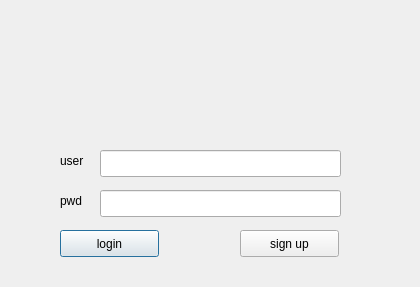
<?xml version="1.0" encoding="UTF-8"?>
<ui version="4.0">
 <class>login_window</class>
 <widget class="QDialog" name="login_window">
  <property name="geometry">
   <rect>
    <x>0</x>
    <y>0</y>
    <width>420</width>
    <height>287</height>
   </rect>
  </property>
  <property name="windowTitle">
   <string>MarketMaster</string>
  </property>
  <property name="windowIcon">
   <iconset resource="logo.qrc">
    <normaloff>:/logo/logo</normaloff>:/logo/logo</iconset>
  </property>
  <widget class="QLineEdit" name="lineEdit">
   <property name="geometry">
    <rect>
     <x>100</x>
     <y>150</y>
     <width>241</width>
     <height>27</height>
    </rect>
   </property>
   <property name="text">
    <string/>
   </property>
  </widget>
  <widget class="QPushButton" name="pushButton">
   <property name="geometry">
    <rect>
     <x>60</x>
     <y>230</y>
     <width>99</width>
     <height>27</height>
    </rect>
   </property>
   <property name="text">
    <string>login</string>
   </property>
  </widget>
  <widget class="QPushButton" name="pushButton_2">
   <property name="geometry">
    <rect>
     <x>240</x>
     <y>230</y>
     <width>99</width>
     <height>27</height>
    </rect>
   </property>
   <property name="text">
    <string>sign up</string>
   </property>
  </widget>
  <widget class="QLabel" name="label">
   <property name="geometry">
    <rect>
     <x>60</x>
     <y>150</y>
     <width>41</width>
     <height>21</height>
    </rect>
   </property>
   <property name="text">
    <string>user</string>
   </property>
  </widget>
  <widget class="QLabel" name="label_2">
   <property name="geometry">
    <rect>
     <x>60</x>
     <y>190</y>
     <width>41</width>
     <height>21</height>
    </rect>
   </property>
   <property name="text">
    <string>pwd</string>
   </property>
  </widget>
  <widget class="QLineEdit" name="lineEdit_2">
   <property name="geometry">
    <rect>
     <x>100</x>
     <y>190</y>
     <width>241</width>
     <height>27</height>
    </rect>
   </property>
   <property name="echoMode">
    <enum>QLineEdit::Password</enum>
   </property>
  </widget>
  <widget class="QLabel" name="logo_l">
   <property name="geometry">
    <rect>
     <x>50</x>
     <y>10</y>
     <width>361</width>
     <height>121</height>
    </rect>
   </property>
   <property name="text">
    <string/>
   </property>
  </widget>
 </widget>
 <resources>
  <include location="logo.qrc"/>
 </resources>
 <connections/>
</ui>
